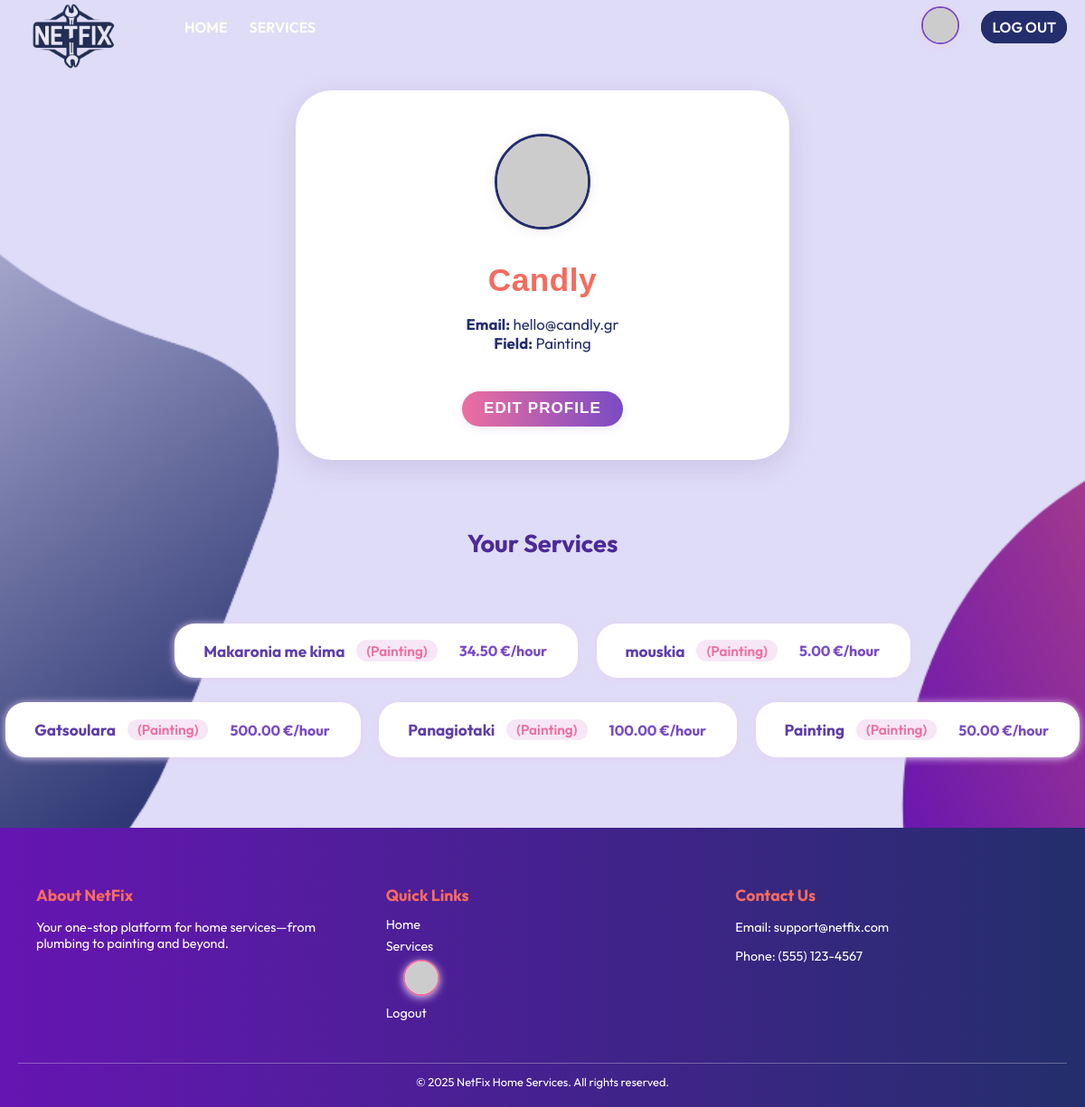
The app's page /accounts/company/Candly/ (signed in), older data.
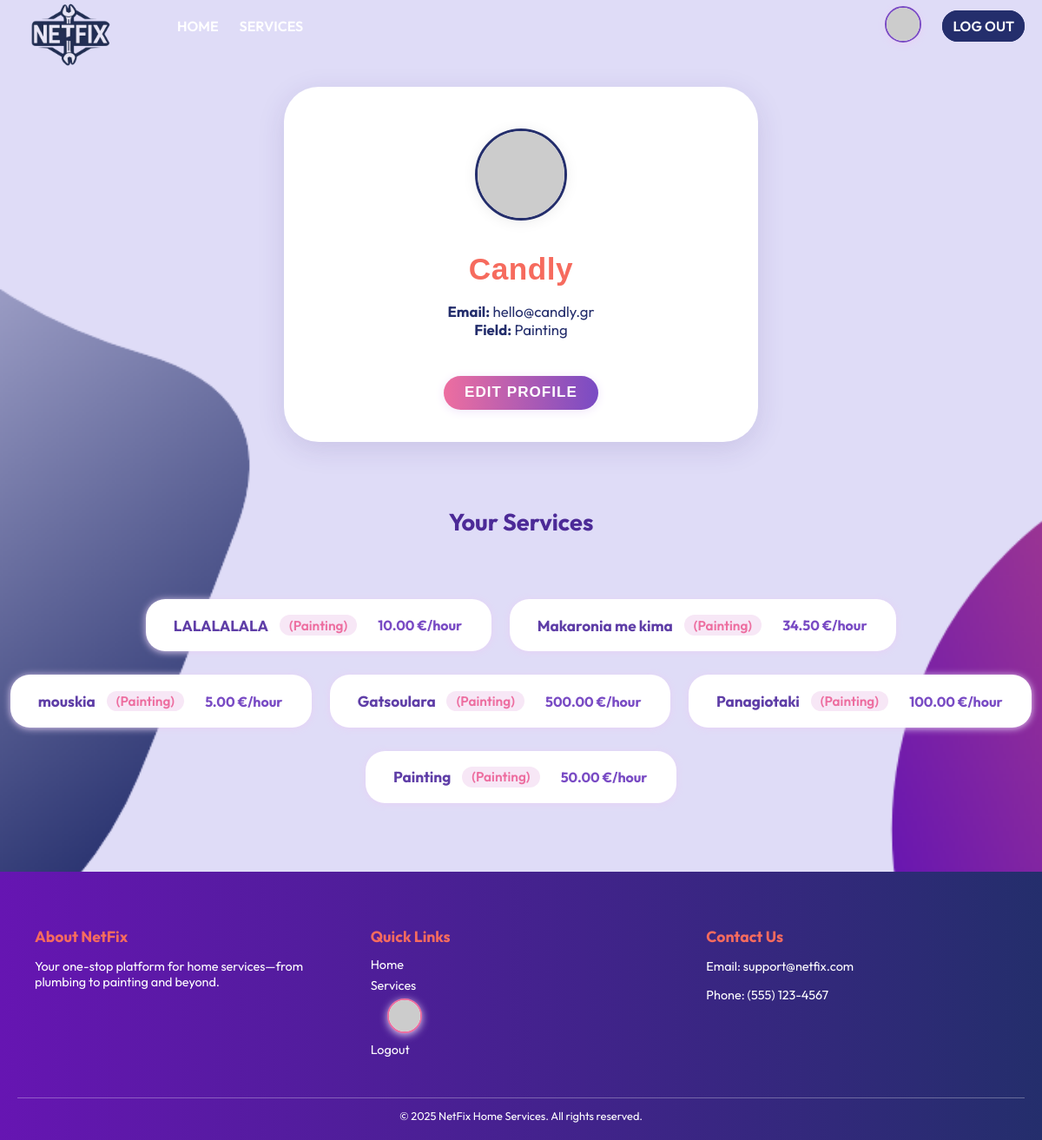
The same page, newer data.
### services/models.py (models this page shows, shortened)
class Service(models.Model):
    FIELD_CHOICES = (
        ('Air Conditioner', 'Air Conditioner'),
        ('Carpentry', 'Carpentry'),
        ('Electricity', 'Electricity'),
        ('Gardening', 'Gardening'),
        ('Home Machines', 'Home Machines'),
        ('Housekeeping', 'Housekeeping'),  # Fixed spelling!
        ('Interior Design', 'Interior Design'),
        ('Locks', 'Locks'),
        ('Painting', 'Painting'),
        ('Plumbing', 'Plumbing'),
        ('Water Heaters', 'Water Heaters'),
    )
    company = models.ForeignKey(Company, on_delete=models.CASCADE)
    name = models.CharField(max_length=40)
    description = models.TextField()
    price_per_hour = models.DecimalField(decimal_places=2, max_digits=7)
    rating = models.IntegerField(
        validators=[MinValueValidator(0), MaxValueValidator(5)],
        default=0
    )
    field = models.CharField(max_length=30, choices=FIELD_CHOICES)
    date_created = models.DateTimeField(auto_now_add=True)

### users/views.py (the view, shortened to what this page needs)
@login_required
def company_profile(request, username):
    user = get_object_or_404(User, username=username, is_company=True)
    company = get_object_or_404(Company, user=user)
    services = Service.objects.filter(company=company).order_by('-date_created')
    edit_mode = request.GET.get('edit') == '1'
    return render(request, 'users/company_profile.html', {
        'company': company,
        'services': services,
        'edit_mode': edit_mode,
    })

### users/templates/users/company_profile.html (shortened to what this page needs)
{% extends 'main/base.html' %}
{% load static %}
{% block content %}
<div class="profile-container">
  <div class="profile-card">
    <form id="profile-form" method="post" autocomplete="off">
      <div style="text-align: center;">
        <img
          id="main-avatar"
          src="https://api.dicebear.com/7.x/bottts/svg?seed={{ company.user.username }}{{ company.avatar_index|default:'1' }}"
          class="avatar-main-img"
          style="margin-bottom: 1.5rem; {% if not edit_mode %}cursor:default{% else %}cursor:pointer{% endif %}"
        >
      </div>
      <div class="profile-name">{{ company.user.username }}</div>
      <div class="profile-details">
        <div><strong>Email:</strong> {{ company.user.email }}</div>
        <div><strong>Field:</strong> {{ company.get_field_of_work_display }}</div>
      </div>
      {% if edit_mode %}
        <input type="text" name="username" value="{{ company.user.username }}" class="form-control mb-2" required>
        <input type="email" name="email" value="{{ company.user.email }}" class="form-control mb-2" required>
        <input type="hidden" name="avatar_index" id="avatar_index" value="{{ company.avatar_index|default:'1' }}">
        <button class="save-btn" type="submit">Save</button>
      {% else %}
        <button type="button" class="edit-btn" onclick="window.location.href='?edit=1'">Edit Profile</button>
      {% endif %}
    </form>
  </div>
</div>
<div class="services-section">
  <div class="services-title">Your Services</div>
  <div class="services-list">
    {% for service in services %}
      <div class="service-pill">
        <strong>{{ service.name }}</strong>
        <span class="service-field">({{ service.field }})</span>
        <span class="service-price">{{ service.price_per_hour }} €/hour</span>
      </div>
    {% empty %}
      <div>No services yet.</div>
    {% endfor %}
  </div>
</div>
{% endblock %}

Row changes from the older to the newer data that the page shows:
added Service: name "LALALALALA", field "Painting", price_per_hour "10.00"
